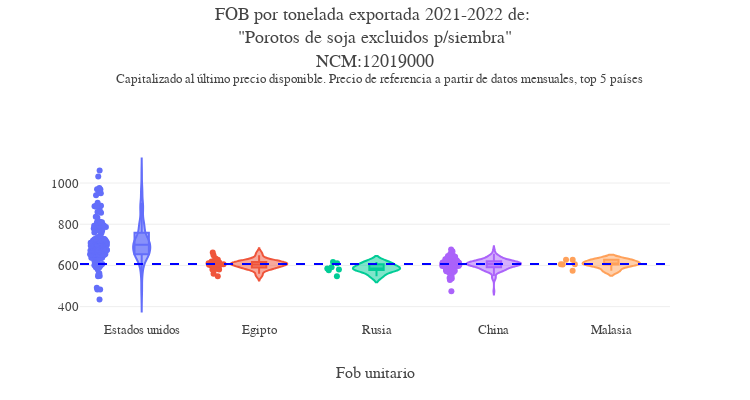

The notebook cell this image was saved under:
### Code cell
precio_violinplot_capitalizado(df_producto,'12019000',max_range=5000000)

### Figure 1 — Plotly figure (JSON) as saved in the notebook; plotly's stock layout.template omitted (floating-point values rounded to 4 significant figures; data arrays with more than 128 entries replaced by an {"elided": "..."} marker saying what was removed)
{"data": [{"alignmentgroup": "True", "box": {"visible": true}, "hovertemplate": "pais_descri=%{x}<br>fob_unitario_ton_capit=%{y}<extra></extra>", "legendgroup": "Estados unidos", "marker": {"color": "#636efa"}, "name": "Estados unidos", "offsetgroup": "Estados unidos", "orientation": "v", "points": "all", "scalegroup": "True", "showlegend": true, "type": "violin", "x": {"elided": "189 str values"}, "x0": " ", "xaxis": "x", "y": {"elided": "189 float values"}, "y0": " ", "yaxis": "y"}, {"alignmentgroup": "True", "box": {"visible": true}, "hovertemplate": "pais_descri=%{x}<br>fob_unitario_ton_capit=%{y}<extra></extra>", "legendgroup": "Egipto", "marker": {"color": "#EF553B"}, "name": "Egipto", "offsetgroup": "Egipto", "orientation": "v", "points": "all", "scalegroup": "True", "showlegend": true, "type": "violin", "x": ["Egipto", "Egipto", "Egipto", "Egipto", "Egipto", "Egipto", "Egipto", "Egipto", "Egipto", "Egipto", "Egipto", "Egipto", "Egipto", "Egipto", "Egipto", "Egipto", "Egipto", "Egipto", "Egipto", "Egipto", "Egipto", "Egipto", "Egipto", "Egipto", "Egipto", "Egipto", "Egipto", "Egipto", "Egipto", "Egipto"], "x0": " ", "xaxis": "x", "y": [616.5, 614.1, 649.2, 616.5, 589.9, 621, 603.2, 613.3, 605.2, 602.8, 619.4, 601.6, 603.8, 606.9, 604.7, 610.4, 590, 614.8, 594, 588.8, 579.7, 633.3, 548.1, 559.2, 662.9, 580.4, 628.1, 623.5, 581.6, 599.4], "y0": " ", "yaxis": "y"}, {"alignmentgroup": "True", "box": {"visible": true}, "hovertemplate": "pais_descri=%{x}<br>fob_unitario_ton_capit=%{y}<extra></extra>", "legendgroup": "Rusia", "marker": {"color": "#00cc96"}, "name": "Rusia", "offsetgroup": "Rusia", "orientation": "v", "points": "all", "scalegroup": "True", "showlegend": true, "type": "violin", "x": ["Rusia", "Rusia", "Rusia", "Rusia", "Rusia", "Rusia", "Rusia"], "x0": " ", "xaxis": "x", "y": [591.1, 548, 580, 610.7, 616.7, 585.7, 577.2], "y0": " ", "yaxis": "y"}, {"alignmentgroup": "True", "box": {"visible": true}, "hovertemplate": "pais_descri=%{x}<br>fob_unitario_ton_capit=%{y}<extra></extra>", "legendgroup": "China", "marker": {"color": "#ab63fa"}, "name": "China", "offsetgroup": "China", "orientation": "v", "points": "all", "scalegroup": "True", "showlegend": true, "type": "violin", "x": {"elided": "164 str values"}, "x0": " ", "xaxis": "x", "y": {"elided": "164 float values"}, "y0": " ", "yaxis": "y"}, {"alignmentgroup": "True", "box": {"visible": true}, "hovertemplate": "pais_descri=%{x}<br>fob_unitario_ton_capit=%{y}<extra></extra>", "legendgroup": "Malasia", "marker": {"color": "#FFA15A"}, "name": "Malasia", "offsetgroup": "Malasia", "orientation": "v", "points": "all", "scalegroup": "True", "showlegend": true, "type": "violin", "x": ["Malasia", "Malasia", "Malasia", "Malasia", "Malasia", "Malasia"], "x0": " ", "xaxis": "x", "y": [606.3, 604.9, 574, 627.7, 605.6, 627.3], "y0": " ", "yaxis": "y"}], "layout": {"font": {"family": "Georgia", "size": 13}, "height": 400, "legend": {"title": {"text": "pais_descri"}, "tracegroupgap": 0}, "margin": {"t": 150}, "separators": ",.", "shapes": [{"line": {"color": "blue", "dash": "dash"}, "type": "line", "x0": 0, "x1": 1, "xref": "x domain", "y0": 606.9, "y1": 606.9, "yref": "y"}], "showlegend": false, "title": {"text": "FOB por tonelada exportada 2021-2022 de: <br>\"Porotos de soja excluidos p/siembra\"<br>NCM:12019000<br> <sup> Capitalizado al último precio disponible. Precio de referencia a partir de datos mensuales, top 5 países", "y": 0.95}, "violinmode": "overlay", "width": 750, "xaxis": {"anchor": "y", "categoryarray": ["Estados unidos", "Egipto", "Rusia", "China", "Malasia"], "categoryorder": "array", "domain": [0, 1], "title": {"text": "Fob unitario"}}, "yaxis": {"anchor": "x", "domain": [0, 1], "title": {"text": ""}}}}
